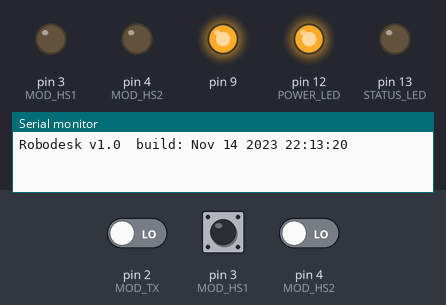
The program below on a simulated Arduino Nano, built with avr-gcc and run on an emulated ATmega328P. On the bench: output pins drawn as LEDs (lit = HIGH), the last lines printed to the serial monitor. The inputs (shaded band) are chosen by the test bench; at power-on: pin 3 (MOD_HS1) LOW, pin 4 (MOD_HS2) LOW, pin 2 (MOD_TX) LOW.

Above: at 2.2 s.
2.3 s: pin 3 (MOD_HS1) driven HIGH
At 4.0 s:
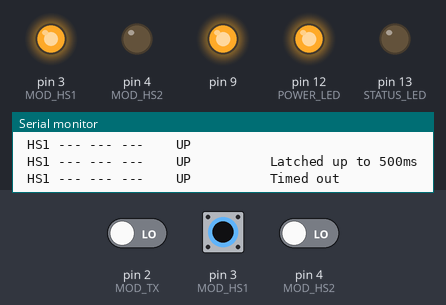
4.3 s: pin 4 (MOD_HS2) driven HIGH
5.8 s: pin 3 (MOD_HS1) driven LOW
At 6.8 s:
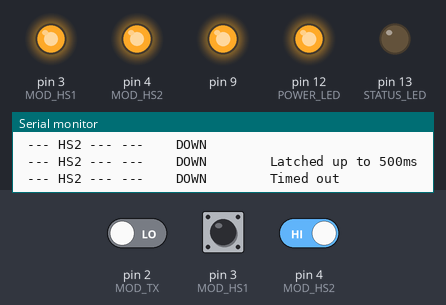
7.8 s: pin 3 (MOD_HS1) pulsed HIGH 2 times (0.12 s each, 0.3 s apart)
At 8.6 s:
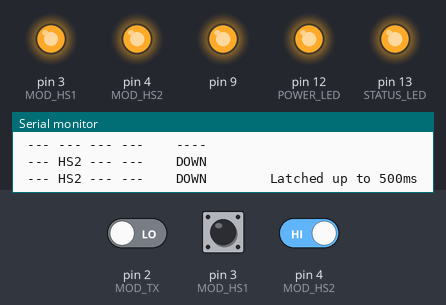
9.9 s: pin 3 (MOD_HS1) driven HIGH and pin 4 (MOD_HS2) driven LOW
At 11.1 s:
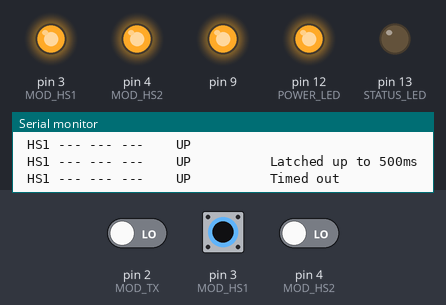
Timing chart, 0 to 12.7 s (numbered marks = the images above; inputs shaded):
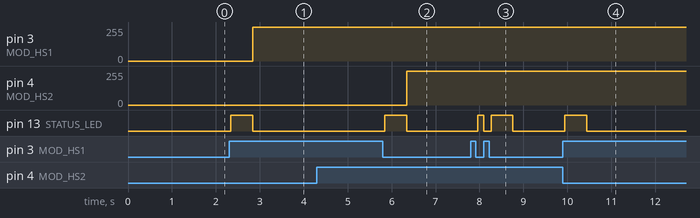

Measured:
- after the input at 2.3 s, pin 3 (MOD_HS1): 0/255 → 254/255 after 0.54 s; pin 13 (STATUS_LED): LOW → HIGH at once, → LOW 0.50 s later
- after the input at 5.8 s, pin 4 (MOD_HS2): 0/255 → 254/255 after 0.54 s; pin 13 (STATUS_LED): LOW → HIGH at once, → LOW 0.50 s later
- after the input at 7.8 s, pin 4 (MOD_HS2): 254/255 → 255/255 after 0.30 s; pin 13 (STATUS_LED): LOW → HIGH after 0.16 s, → LOW 0.14 s later, → HIGH 0.16 s later, → LOW 0.50 s later
- after the input at 9.9 s, pin 3 (MOD_HS1): 254/255 → 255/255 after 0.54 s; pin 13 (STATUS_LED): LOW → HIGH at once, → LOW 0.50 s later

The program:

main.cpp
```cpp
#include "pins.h"
#include "LogicData.h"
#include "buttons.h"


// 7 pin din socket

//1: RxD
//2: HS3
//3: HS1 up
//4: HS4
//5: HS2 down
//6: TxD
//7: +5V
//shell: Ground

//#define DISABLE_LATCHING

unsigned long last_signal = 0;
unsigned long last_latch = 0;

LogicData ld(INTF_TX);

uint8_t height;
uint8_t target;

//-- Pass through mode sends input signal straight to output
inline void passThrough(uint8_t out, uint8_t in) {
  digitalWrite(out, digitalRead(in));
}

// Pass module TX straight through to interface RX
void dataPassThrough() {
  if (!ld.is_active()) passThrough(INTF_TX, MOD_TX);
}

unsigned gather_test = 0;
//-- Buffered mode parses input words and sends them to output separately
void dataGather() {
  digitalWrite(STATUS_LED, digitalRead(MOD_TX));
  ld.PinChange(HIGH == digitalRead(MOD_TX));
  gather_test++;
//  passThrough(5, MOD_TX);
}


uint32_t test_display_stream[] = {
    0x40600495,
    0x40600594,
    0x40600455,
    0x40600554,
    0x406004d4,
    0x406005d5,
    0x40600435,
    0x40600534,
    0x406004b4,
    0x406005b5,
    0x40600474,
    0x40600575,
    0x406004f5,
    0x406005f4,
    0x4060040c,
    0x4060050d,
    0x4060048d,
    0x4060058c,
    0x4060044d,
    0x4060054c,
    0x406004cc,
    0x406005cd,
    0x4060042d,
    0x4060052c,
    0x406004ac,
    0x406005ad,
    0x4060046c,
    0x4060056d,
    0x40601dfe,
    0x406004ed,
    0x40649dfb,
    0x406005ec,
    0x4060041d,
    0x4060051c,
    0x4060049c
};
uint32_t test_display_word[] = {
    // display word?
    0x40601dfe,
    0x40600515,
    0x40649dfb
};

uint32_t test_display_off[] = {
    // display OFF
    0x40601dfe,
    0x40600515,
    0x40649dfb,
    0x406e1400
};
uint32_t test_display_set[] = {
    // Enters "SET" mode; display commands have no effect until undone; Display: "S -"
    0x40641400,

    // Set 3 chosen; Display: "S 3"
    0x406c1d80,

    // "S 3" idle
    0x40601dfe,
    0x406c1d80,
    0x40649dfb,

    // ----------------------------------------
    // Display "120"
    0x40681400,
    0x4060043c,
    0x40649dfb,
    // ----------------------------------------
    // Display "120"
    0x40601dfe,
    0x4060043c,
    0x40649dfb,
    // ----------------------------------------
    // Display "120"
    0x40601dfe,
    0x4060043c,
    0x40649dfb,
    // ----------------------------------------
    // Display off
    0x406e1400
};

void setup() {
  pinMode(MOD_TX, INPUT);
//  digitalWrite(MOD_TX, HIGH); // turn on pullups (Needed for attiny85)

  pinMode(MOD_HS1, INPUT);
  pinMode(MOD_HS2, INPUT);
  pinMode(MOD_HS3, INPUT);
  pinMode(MOD_HS4, INPUT);

  dataGather();
  attachInterrupt(digitalPinToInterrupt(MOD_TX), dataGather, CHANGE);

  ld.Begin();
  delay(1000);

//  unsigned size = sizeof(test_display_stream) / sizeof(test_display_stream[0]);
//  ld.Send(test_display_stream, size);

  pinMode(STATUS_LED, OUTPUT);
  pinMode(POWER_LED, OUTPUT);
  digitalWrite(POWER_LED, 1);
  Serial.begin(115200);
  Serial.println("Robodesk v1.0  build: " __DATE__ " " __TIME__);
}

// Record last time the display changed
void check_display() {
  static uint32_t prev = 0;
  uint32_t msg = ld.ReadTrace();
  if (msg) {
    char buf[80];
    uint32_t now = millis();
    sprintf(buf, "%6lums %s: %s", now - prev, ld.MsgType(msg), ld.Decode(msg));
    Serial.println(buf);
    prev=now;
  }

  // Reset idle-activity timer if display number changes or if any other display activity occurs (i.e. display-ON)
  if (ld.IsNumber(msg)) {
    static uint8_t prev_number;
    auto display_num = ld.GetNumber(msg);
    height = display_num;
    if (display_num == prev_number) {
      return;
    }
    prev_number = display_num;
  }
  if (msg)
    last_signal = millis();
}

void latch(unsigned latch_pins, unsigned long max_latch_time = 15000) {
  set_latch(latch_pins, max_latch_time);

  // Restart idle timer when we get an interesting button
  last_latch = last_signal = millis();
}

// Time out stale latches
void hold_latch() {
  digitalWrite(STATUS_LED, is_latched());

  if (!is_latched()) return;

  if(height != target) {
    return;
  } else {
    display_buttons(get_latched(), "Hit Target");
    Serial.println(target);
    break_latch();
    return;
  }

  unsigned long delta = millis() - last_signal;

  unsigned long activity_timeout = (last_signal - last_latch < 2000) ? 2500 : 1500 ;

  // Let go after 500ms with no signals
  if (delta > activity_timeout) {
    display_buttons(get_latched(), "Idle");
    break_latch();
    return;
  }
}

// Check the buttons
void check_actions() {
  // quick-read buttons
  auto buttons = read_buttons();

  if (buttons && is_latched() && buttons != get_latched()) {
    //TODO: This doesn't trigger correctly all the time
    break_latch();

    display_buttons(buttons, "Interrupted");

    if(buttons == UP || buttons == DOWN) {
      // Drain all button events from handset interface so the interruption doesn't become a command
      clear_buttons();

      return;
    }
  }

  // read and display button changes
  static unsigned prev = NONE;
  buttons = read_buttons_debounce();


  // Ignore unchanged state
  if (buttons == prev) return;
  prev = buttons;

  // If we're latched here, then buttons is same as latched or else buttons is NONE
  switch (buttons) {
    case UP:
      target = 41;
      if (is_latched()) {
        latch(buttons, 42000);
      } else {
        latch(buttons, 500);
      }
      break;

    case DOWN:
      //If it's latched, go till target
      target = 28;
      if (is_latched()) {
        latch(buttons, 42000);
      } else {
        latch(buttons, 500);
      }
      break;

    case MEM1:
    case MEM2:
    case MEM3:
      latch(buttons);
      break;

    // Ignore all other buttons (SET, NONE)
    default:
      return;
  }
}

#ifdef DEBUG_QUEUE
void debug_queue() {
  static size_t prevQ = 0;
  index_t h, t;
  size_t Q = ld.QueueSize(h, t);
  if (Q != prevQ) {
    Serial.print("Q: t=");
    Serial.print(t);
    Serial.print(" h=");
    Serial.print(h);
    Serial.print(" size=");
    Serial.print(Q);
    Serial.print(" [");
    micros_t lead;
    size_t i=0;
    while (ld.q.peek(i++, &lead)) {
      Serial.print(lead);
      Serial.print(", ");
    }
    Serial.println("]");
    prevQ = Q;
  }
}
#endif

void loop() {
  // Monitor panel buttons for our commands and take over when we see one

  check_actions();
  check_display();
  hold_latch();
}
```

LogicData.cpp
```cpp
#include "Arduino.h"
#include "LogicData.h"

// Expect 1 bit per millisecond
#define SAMPLE_RATE 1000

// Push to head; pop from tail

index_t mque::next(index_t x)
{
  return ( x + 1 ) % Q_MAX;
}

bool mque::empty() {
  return tail == head;
}

bool mque::full() {
  return next(tail) == head;
}

index_t mque::size()
{
  return (Q_MAX + head - tail) % Q_MAX;
}

// destructive push; pushes even if full
void mque::push(micros_t t)
{
  // NOTE: Caller should have disabled interrupts
  trace[head] = t;
  head = next(head);
  if (tail == head) {
    tail = next(tail);
  }
}

// destructive pop; no-op if empty
bool mque::pop(micros_t * t)
{
  lock _;
  if (empty()) return false;
  *t = trace[tail];
  tail = next(tail);
  return true;
}

// drop elements from the tail of the queue; no range-checking!
void mque::drop(index_t n)
{
  lock _;
  tail += n;
  tail %= Q_MAX;  // TODO: Check if this is expensive
}

// non-destructive indexed peek
bool mque::peek(index_t index, micros_t * t)
{
  lock _;
  if (index >= size()) return false;
  index += tail;
  index %= Q_MAX;
  *t = trace[index];
  return true;
}

//------------------------------------------------------

void LogicData::Begin() {
  pinMode(tx_pin, OUTPUT);
  SendBit(MARK); // IDLE-CLOSED
}

void LogicData::PinChange(bool level) {
  // Assumes interrupts disabled
  // Expect HIGH level on even queue steps
  bool sync = q.head & 1;
  if (level == sync) {
    micros_t now = micros();
    if (pin_idle) {
      q.push(BIG_IDLE);
      pin_idle = false;
    } else {
      q.push(now-prev_bit);
    }
    prev_bit = now;
  }
}

void LogicData::Service() {
  micros_t idle_time = micros() - prev_bit;
  if (!pin_idle && idle_time >= IDLE_TIME) {
    lock _;
    if (micros() - prev_bit >= IDLE_TIME) {
      pin_idle = true;
    }
  }
}

// Calculate parity and set in lsb of message
uint32_t LogicData::Parity(uint32_t msg) {
  unsigned par_count = 0;
  for (uint32_t mask = 2; mask ; mask <<= 2) {
      par_count += msg & mask;
  }
  msg |= par_count & 1;
  return msg;
}

bool LogicData::CheckParity(uint32_t msg) {
  return Parity(msg) == msg;
}

//void LogicData::DumpQueue() {
//  lock _;
//  fini=q.tail;
//  bool level = ((q.size() & 1)==0) ^ !prev_level;
//}

uint32_t LogicData::ReadTrace() {
  index_t fini;

  {
    lock _;
    fini=q.tail;
  }

  bool level = !(fini & 1);
  micros_t t;
  index_t i=0;

  //-- Find start-bit (idle-low followed by high-pulse shorter than 2-bits)
  for (; q.peek(i, &t); i++) {
    if (!level && t > static_cast<micros_t>(40) * SAMPLE_RATE) {
      micros_t t1;
      if (q.peek(i+1, &t1) && t1 < SAMPLE_RATE*2)  break;
    }
    level = !level;
  }

  //-- Sample signals at mid-point of data rate
  uint32_t mask = 1ULL<<31;
  uint32_t acc = 0;
  acc = 0;
  micros_t t_meas = SAMPLE_RATE/2;
  for (t=0; mask; mask >>= 1) {
    if (t_meas < SAMPLE_RATE) {
      if (!q.peek(++i, &t)) break;
      level = !level;
      t_meas += t;
    }
    acc += !level ? mask : 0;
    t_meas -= SAMPLE_RATE;
  }

  // ran out of signal before we got whole word
  if (mask) return 0;

  // We decoded a word and it consumed i samples
  lock _;
  if (fini == q.tail) {
    q.drop(i-1);
  } else {
    // race fail; return 0 and let the caller try again later
    acc = 0;
  }

  return acc;
}

bool LogicData::IsValid(uint32_t msg) {
  if ((msg & 0xFFF00000) != 0x40600000) {
    return false;
  }
  return CheckParity(msg);
}

bool LogicData::IsNumber(uint32_t msg) {
  return IsValid(msg) && (msg & 0xFFE00) == 0x00400;
}

const char * LogicData::MsgType(uint32_t msg) {
  if ((msg & 0xFFF00000) != 0x40600000) {
    return "INVAL";
  }

  if (!CheckParity(msg)) {
    return "PARIT";
  }

  // Display number
  if ((msg & 0xFFE00) == 0x00400) {
    return "NUMBR";
  }

  // Display command
  if ((msg & 0xFFFF) == 0x1400) {
    return "DISPL";
  }

  return "UKNWN";
}

static uint8_t ReverseNibble(uint8_t in) {
  uint8_t ret = 0;
  ret |= (in << 3) & 8;
  ret |= (in << 1) & 4;
  ret |= (in >> 1) & 2;
  ret |= (in >> 3) & 1;
  return ret;
}

static uint8_t ReverseByte(uint8_t in) {
  return (ReverseNibble(in) << 4) + ReverseNibble(in>>4);
}

static uint16_t ReverseWord(uint16_t in) {
  return (ReverseByte(in) << 8) + ReverseByte(in>>8);
}

uint8_t LogicData::GetNumber(uint32_t msg) {
  if (IsNumber(msg)) {
    return ReverseByte(msg>>1);
  }
  return 0;
}

const char * LogicData::Decode(uint32_t msg) {
  static char buf[20];

  // 0x40600400
  // 0x20300200
  //         ^^ display byte
  //      ^^^    command
  uint16_t w = ReverseWord(msg>>9)>>4;
  uint8_t  b = ReverseByte(msg>>1);

  if ((msg & 0xFFF00000) != 0x40600000) {
    sprintf(buf, "%08lx ??", msg);
  } else if (!CheckParity(msg)) {
    sprintf(buf, "%08lx !", msg);
  } else if (w == 0x400) {
    // Display number
      sprintf(buf, "%03u", b);
  } else if (msg == 0x40611400) {
      sprintf(buf, "Display ON");
  } else if (msg == 0x406e1400) {
      sprintf(buf, "Display OFF");
  } else {
    sprintf(buf, "%08lx  %03x %02x", msg, w, b);
  }

  return buf;
}

// Transmit
void LogicData::SendBit(bool bit) {
  digitalWrite(tx_pin, bit);
}

void LogicData::MicroDelay(micros_t us) {
  // spin-wait until timer advances
  while (true) {
    Service();
    micros_t now = micros();
    now -= timer;
    if (now >= us) break;
    // TODO: if (t-now > 50) usleep(t-now-50);
  }
  timer += us;
}

void LogicData::Delay(uint16_t ms) {
  MicroDelay(micros_t(ms)*1000);
}

void LogicData::SendBit(bool bit, uint16_t ms) {
  SendBit(bit);
  Delay(ms);
}

void LogicData::Space(uint16_t ms) {
  SendBit(SPACE, ms);
}

void LogicData::SendStartBit() {
  Space(LOGICDATA_MIN_START_BIT);
}

void LogicData::LogicData::Stop() {
  SendBit(MARK); // IDLE-CLOSED
}

void LogicData::Send(uint32_t data) {
  SendStartBit();

  for (uint32_t i = 0x80000000 ; i; i/=2) {
    SendBit((i&data)?SPACE:MARK, 1);
  }

  SendBit(SPACE); // IDLE-OPEN
}

void LogicData::OpenChannel() {
  if (active) return;
  active = true;
  start = timer = micros();
  SendBit(SPACE);
}

void LogicData::CloseChannel() {
  // Send a SPACE at least long enough so our command-channel was open for 500ms, or
  // just start-bit length if we've already been open that long.

  if (!active) return;


  // Workaround for stuck timers
  Stop();
  return;

  // BUG: Following timers never expire!
  micros_t delta = timer-start;
  if (delta/1000 + LOGICDATA_MIN_START_BIT < LOGICDATA_MIN_WINDOW_MS) {
    timer=start;
    Space(LOGICDATA_MIN_WINDOW_MS);
  } else {
    Space(LOGICDATA_MIN_START_BIT);
  }
  Stop();

  active = false;
}

void LogicData::Send(uint32_t * data, unsigned count) {
  if (!count) return;

  OpenChannel();
  for (unsigned i = 0; i != count; i++) {
    Send(data[i]);
  }
  CloseChannel();
}

//
// LOGICDATA protocol
//////////////////////////////////////////////////////////
```

LogicData.h
```cpp
//////////////////////////////////////////////////////////
//
// LOGICDATA protocol - Used by motorized office furniture from LogicData.
//
// 32-bit words
// Idle line is logic-high (5v)
// MARK is LOW
// SPACE is HIGH
// Speed is 1000bps, or 1 bit per ms
// Start data by sending MARK for 50ms
// Approximately 50ms between words
// First two bits are always(?) 01 (SPACE MARK)
// All observed words start with 010000000110 (0x406; SPACE MARK SPACEx7 MARKx2 SPACE)

#define LOGICDATA_MIN_WINDOW_MS  50 // 500
#define LOGICDATA_MIN_START_BIT  50

#include <stdint.h>
#include "Arduino.h"

typedef uint32_t micros_t;

#define TRACE_HISTORY_MAX 80 // powers-of-two are faster in MOD
#define Q_MAX TRACE_HISTORY_MAX

#define BIG_IDLE (micros_t(-1))         // An eternity
#define IDLE_TIME (micros_t(1)<<16)     // if the signal is idle for this long, we consider it an eternity


// Lock guard; cleans up on exit
struct lock {
  lock() {
      noInterrupts();
  }
  ~lock() {
      interrupts();
  }
};

//--------------------------------------------------
// queue
//
typedef uint16_t index_t;
struct mque {
  // embedded deque; push to head; pop from tail
  micros_t trace[Q_MAX];
  index_t head = 0;
  index_t tail = 0;

  index_t next(index_t x);
  bool empty();
  bool full();
  index_t size();

  // destructive push; pushes even if full
  void push(micros_t t);

  // destructive pop; no-op if empty
  bool pop(micros_t * t);

  // drop elements from the tail of the queue; no range-checking!
  void drop(index_t n);

  // non-destructive indexed peek
  bool peek(index_t index, micros_t * t);
};

// queue
//
//--------------------------------------------------

class LogicData
{
//  int rx_pin;
  int tx_pin;
  bool active = false;
  bool pin_idle = false;

  micros_t timer;  // calculated time of previous step-end
  micros_t start;  // time of Open()

  mque q;

  micros_t prev_bit = 0;

  public:

  enum { SPACE=0, MARK=1 };

  LogicData(int tx) : tx_pin(tx) {}

  bool is_active() { return active; }

  void Begin();

  // Receive
  void PinChange(bool level);
  void Service();

  uint32_t ReadTrace();

  // Calculate parity and set in lsb of message
  static uint32_t Parity(uint32_t msg);
  static bool CheckParity(uint32_t msg);
  static const char * MsgType(uint32_t msg);
  static const char * Decode(uint32_t msg);

  bool IsValid(uint32_t msg);
  bool IsNumber(uint32_t msg);
  uint8_t GetNumber(uint32_t msg);

  // debug: not threadsafe
  index_t QueueSize(index_t &h, index_t &t){
    lock _;
    h = q.head;
    t = q.tail;
    return q.size();
  }

  // Transmit
  void SendBit(bool bit);
  void MicroDelay(micros_t us);
  void Delay(uint16_t ms);
  void SendBit(bool bit, uint16_t ms);
  void Space(uint16_t ms=LOGICDATA_MIN_START_BIT);
  void SendStartBit();
  void Stop();
  void Send(uint32_t data);
  void OpenChannel();
  void CloseChannel();
  void Send(uint32_t * data, unsigned count);
};

//
// LOGICDATA protocol
//////////////////////////////////////////////////////////
```

buttons.h
```cpp
enum {
  HS1 = 1,
  HS2 = 2,
  HS3 = 4,
  HS4 = 8
};

#define UP    HS1
#define DOWN  HS2
#define SET   (HS1 + HS2)
#define MEM1  HS3
#define MEM2  HS4
#define MEM3  (HS2 + HS4)
#define NONE  0

// Display anything that changed since last time
void display_buttons(unsigned buttons, const char * msg = "");

// Read the handset buttons
unsigned read_buttons();
unsigned read_buttons_debounce();
void clear_buttons();

// Control button io pins
void set_latch(unsigned latch_pins, unsigned long max_latch_time = 15000);
void break_latch();
bool is_latched();
unsigned get_latched();
```

pins.h
```cpp
// Use pin that support interrupts
// https://www.arduino.cc/reference/en/language/functions/external-interrupts/attachinterrupt/
#define MOD_TX 2

// unsused ? TX pin for LogicData class.
#define INTF_TX 9


// Input/Output (v1.0 cable pins are arrange in this order)
#define MOD_HS1 3
#define MOD_HS2 4
#define MOD_HS3 5
#define MOD_HS4 6

#define POWER_LED 12
#define STATUS_LED 13
```

Source omitted: buttons.cpp (3544 bytes)
